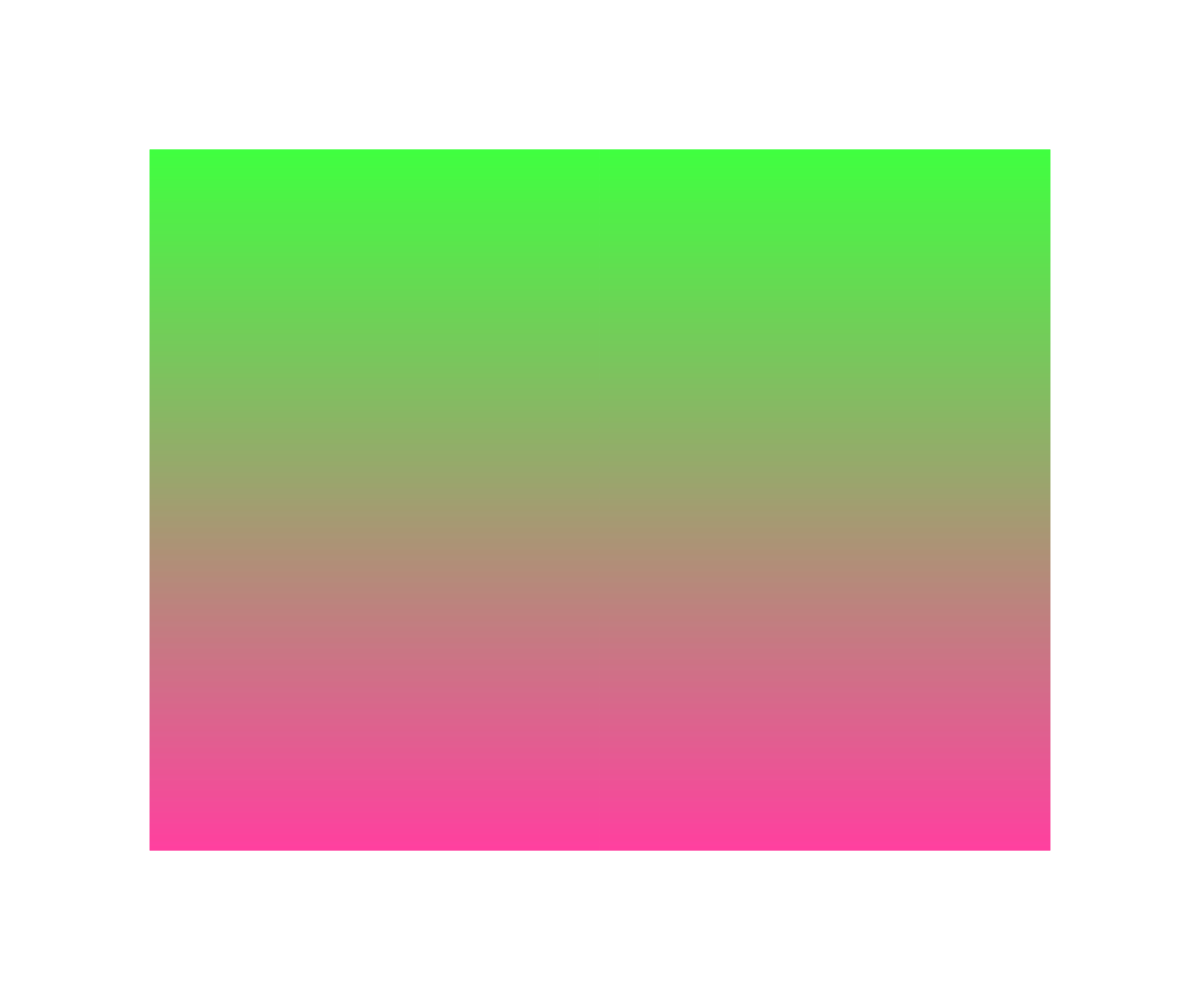
Frame 1 (no input)
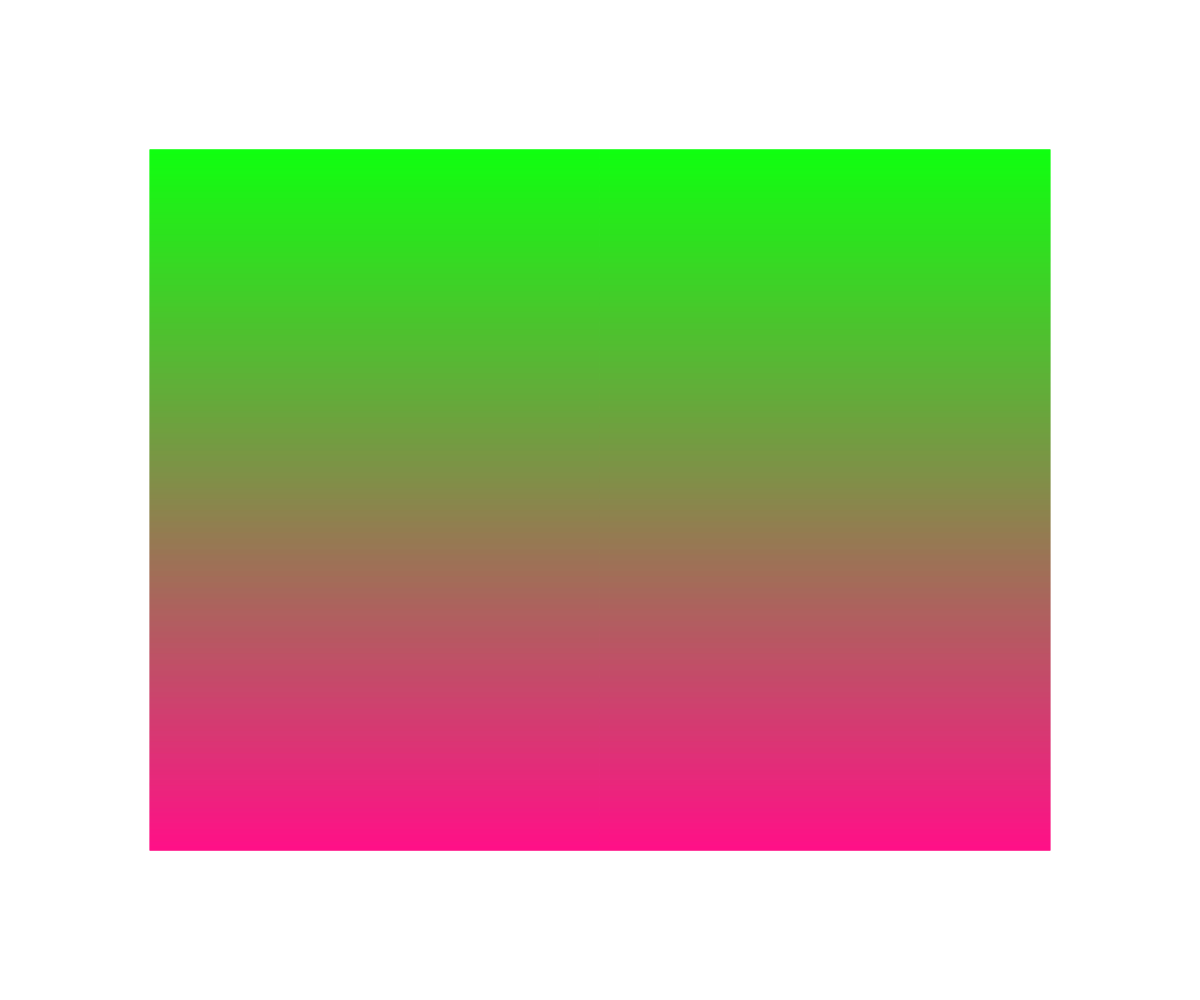
Frame 2 (the mouse pressed at the canvas centre, redrawn once)

The p5.js sketch that drew these frames (run headless with seeded random() and noise() and a simulated clock; the mouse was pressed at the canvas centre and the sketch redrawn once):

// p5.js sketch
// ── sketch.js
var rand = 150;

function setup() {
	createCanvas(windowWidth, windowHeight);
	background(255);
	noLoop();

}

function draw() { // wird dauernd im loop aufgerufen
	strokeWeight(1);
	for (var y=rand;y<=windowHeight-rand;y=y+1) {
		//print(i);
		stroke(
			map(y,rand,windowHeight-rand,0,255),
			map(y,rand,windowHeight-rand,255,0),
			map(y,rand,windowHeight-rand,0,127)
		);
		line(rand,y,windowWidth-rand,y);	
	}
}
